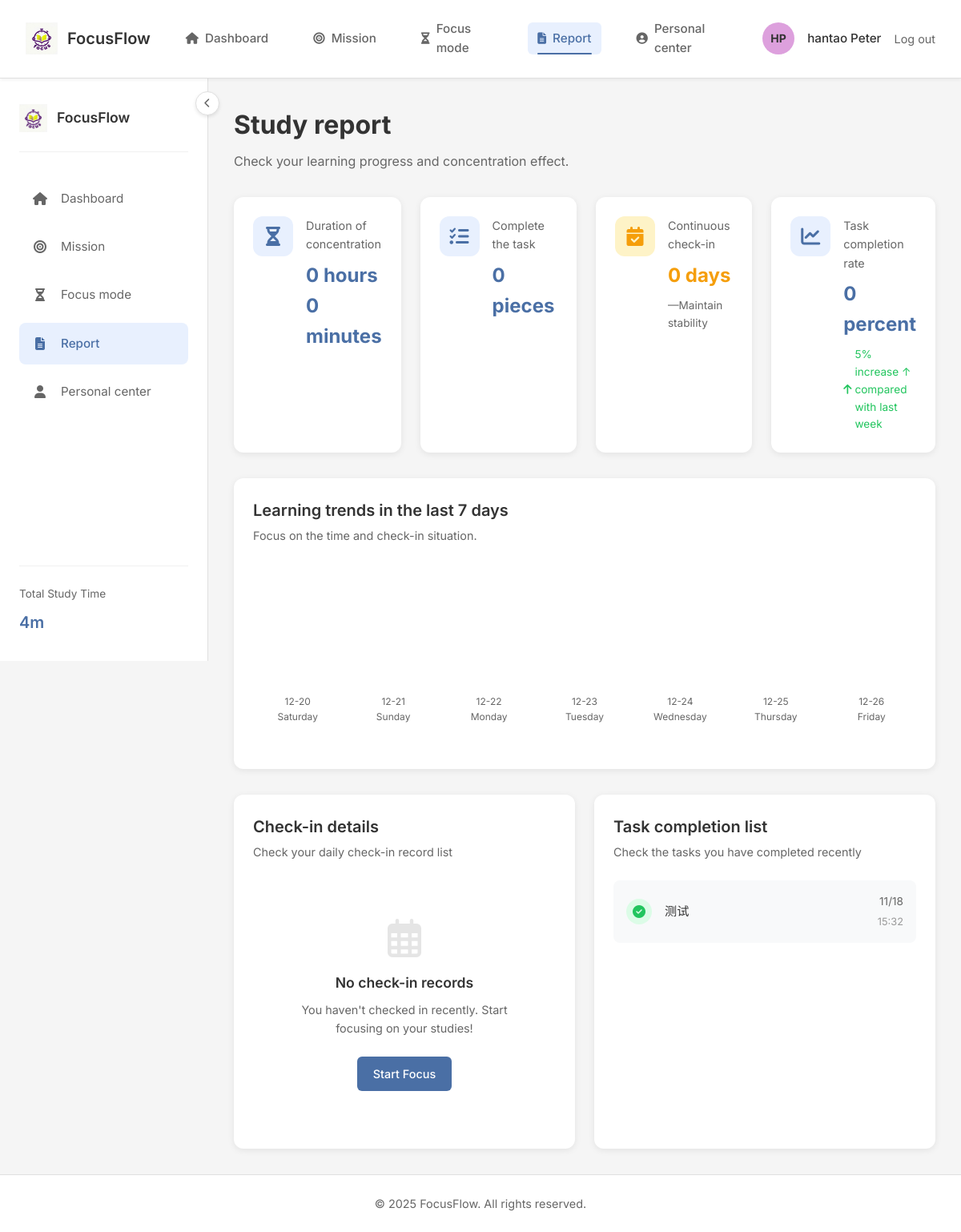
The app's page /reports (signed in) with its own data.
### tables this page shows
CREATE TABLE tasks (
    id INTEGER PRIMARY KEY AUTOINCREMENT,
    user_id INTEGER NOT NULL,
    title TEXT NOT NULL,
    description TEXT,
    course TEXT,
    priority TEXT DEFAULT 'medium', -- high, medium, low
    status TEXT DEFAULT 'pending', -- pending, in_progress, completed
    due_date TEXT,
    repeat TEXT, -- daily, weekly, monthly
    created_at TIMESTAMP DEFAULT CURRENT_TIMESTAMP,
    updated_at TIMESTAMP DEFAULT CURRENT_TIMESTAMP,
    FOREIGN KEY (user_id) REFERENCES users (id) ON DELETE CASCADE
);

### app.py (the view, shortened to what this page needs)
@app.route('/reports')
@login_required
def reports():
    print("[调试] 访问报告页面")
    lang = request.args.get('lang', 'en-US')
    translations = get_translations(lang)
    weekly_stats = {'focus_time': 0, 'completed_sessions': 0, 'total_sessions': 0,
                    'completed_tasks': 0, 'total_tasks': 0, 'productivity_score': 0, 'streak_days': 0}
    weekly_trend = []
    checked_in_dates = []
    user_id = session['user_id']
    conn = get_db_connection()
    try:
        week_start = (datetime.now() - timedelta(days=6)).strftime('%Y-%m-%d')
        focus_stats = conn.execute('''
            SELECT
                COUNT(*) as total_sessions,
                COUNT(CASE WHEN end_time IS NOT NULL THEN 1 END) as completed_sessions,
SUM(duration) as total_duration
            FROM focus_sessions
            WHERE user_id = ? AND date(start_time) >= ?
        ''', (user_id, week_start)).fetchone()
        total_sessions = focus_stats['total_sessions'] or 0
        completed_sessions = focus_stats['completed_sessions'] or 0
        total_duration = focus_stats['total_duration'] or 0
        focus_hours = total_duration // 60
        focus_minutes = total_duration % 60
        focus_time_info = {'hours': focus_hours, 'minutes': focus_minutes, 'total_minutes': total_duration}
        task_stats = conn.execute('''
            SELECT
                COUNT(*) as total_tasks,
                COUNT(CASE WHEN status = 'completed' THEN 1 END) as completed_tasks
            FROM tasks
            WHERE user_id = ? AND date(created_at) >= ?
        ''', (user_id, week_start)).fetchone()
        total_tasks = task_stats['total_tasks'] or 0
        completed_tasks = task_stats['completed_tasks'] or 0
        if total_tasks == 0:
            task_completion_rate = 0
        else:
            task_completion_rate = int((completed_tasks / total_tasks) * 100)
        checkin_dates = conn.execute('''
            SELECT date FROM checkins
            WHERE user_id = ?
            ORDER BY date DESC
        ''', (user_id,)).fetchall()
        streak_days = 0
        if checkin_dates:
            current_date = datetime.now().date()
            for checkin_date in checkin_dates:
                checkin_date_obj = datetime.strptime(checkin_date['date'], '%Y-%m-%d').date()
                if (current_date - checkin_date_obj).days == streak_days:
                    streak_days += 1
                else:
                    break
        weekly_stats = {
            'focus_time': focus_time_info,  # 总专注时长（小时和分钟）
            'completed_sessions': completed_sessions,  # 完成的专注会话数
            'total_sessions': total_sessions,  # 总专注会话数
            'completed_tasks': completed_tasks,  # 完成任务数
            'total_tasks': total_tasks,  # 总任务数
            'productivity_score': task_completion_rate,  # 任务完成率
            'streak_days': streak_days  # 连续签到天数
        }
        weekdays = ['Monday', 'Tuesday', 'Wednesday', 'Thursday', 'Friday', 'Saturday', 'Sunday']
        for i in range(6, -1, -1):
            date = datetime.now() - timedelta(days=i)
            date_str = date.strftime('%Y-%m-%d')
            weekday_name = weekdays[date.weekday()]
            is_checked_in = conn.execute('''
            SELECT * FROM checkins WHERE user_id = ? AND date = ?
            ''', (user_id, date_str)).fetchone() is not None
            focus_query = conn.execute('''
                SELECT SUM(duration) as total_minutes
                FROM focus_sessions
                WHERE user_id = ? AND date(start_time) = ?
            ''', (user_id, date_str)).fetchone()
            daily_minutes = focus_query['total_minutes'] or 0
            daily_hours = daily_minutes // 60
            daily_minutes_remainder = daily_minutes % 60
            focus_time = {'hours': daily_hours, 'minutes': daily_minutes_remainder}
            completed_tasks_day = conn.execute('''
                SELECT t.id, t.title, t.description, t.course, t.updated_at as completion_time
                FROM tasks t
                WHERE t.user_id = ? AND t.status = 'completed' AND date(t.updated_at) = ?
                ORDER BY t.updated_at DESC
            ''', (user_id, date_str)).fetchall()
            tasks_data = []
            weekly_trend.append({
                'day': weekday_name,
                'value': daily_minutes,  # 保留原始分钟数用于图表计算
                'focus_time': focus_time,  # 添加小时和分钟的字典用于显示
                'date': date_str,
                'date_display': date.strftime('%m月%d日'),
                'checked_in': is_checked_in,
                'tasks': tasks_data,  # 添加任务数据
                'task_count': len(tasks_data)  # 添加任务数量
            })
        checked_in_dates = []
        for trend_data in weekly_trend:
            if trend_data['checked_in']:
                daily_minutes = trend_data['value']
                daily_hours = daily_minutes // 60
                daily_minutes_remainder = daily_minutes % 60
                focus_time = {'hours': daily_hours, 'minutes': daily_minutes_remainder}
                checked_in_dates.append({
                    'date': trend_data['date'],
                    'date_display': trend_data['date_display'],
                    'day': trend_data['day'],
                    'focus_hours': focus_time,  # 使用小时和分钟的字典
                    'value': trend_data['value']  # 保留原始分钟数
                })
        completed_tasks_query = conn.execute('''
            SELECT t.id, t.title, t.course, t.updated_at as completion_time
            FROM tasks t
            WHERE t.user_id = ? AND t.status = 'completed'
            ORDER BY t.updated_at DESC
            LIMIT 20
        ''', (user_id,)).fetchall()
        completed_tasks_list = []
        for task in completed_tasks_query:
            try:
                if isinstance(task['completion_time'], str):
                    completion_time = datetime.strptime(task['completion_time'], '%Y-%m-%d %H:%M:%S')
                else:
                    completion_time = datetime.fromisoformat(str(task['completion_time']))
                completed_tasks_list.append({
                    'id': task['id'],
                    'title': task['title'],
                    'course': task['course'] if task['course'] else None,
                    'completion_date': completion_time.strftime('%m/%d'),
                    'completion_time': completion_time.strftime('%H:%M')
                })
            except Exception as e:
                print(f"[调试] 解析任务完成时间时出错: {str(e)}")
                completed_tasks_list.append({
                    'id': task['id'],
                    'title': task['title'],
                    'course': task['course'] if task['course'] else None,
                    'completion_date': datetime.now().strftime('%m/%d'),
                    'completion_time': datetime.now().strftime('%H:%M')
                })
    except Exception as e:
        print(f"[调试] 报告页面出现错误: {str(e)}")
        completed_tasks_list = []
    finally:
        conn.close()
    return render_template('reports.html', translations=translations, lang=lang, weekly_stats=weekly_stats,
                           weekly_trend=weekly_trend, checked_in_dates=checked_in_dates,
                           completed_tasks_list=completed_tasks_list)

### templates/reports.html (shortened to what this page needs)
{% extends "base.html" %}
{% block content %}
<div class="reports-container">
    <div class="page-header">
        <h1 class="page-title">Study report</h1>
        <p class="page-subtitle">Check your learning progress and concentration effect.</p>
    </div>
    <div class="stats-grid modern-grid">
        <div class="stat-card stat-card-modern">
            <div class="stat-icon time-icon">
                <i class="fas fa-hourglass-half"></i>
            </div>
            <div class="stat-content">
                <div class="stat-label">Duration of concentration</div>
                <div class="stat-value highlight">{{ weekly_stats.focus_time.hours|default('0') }} hours {{ weekly_stats.focus_time.minutes|default('0') }} minutes</div>
            </div>
        </div>
        <div class="stat-card stat-card-modern">
            <div class="stat-icon tasks-icon">
                <i class="fas fa-tasks"></i>
            </div>
            <div class="stat-content">
                <div class="stat-label">Complete the task</div>
                <div class="stat-value highlight">{{ weekly_stats.completed_tasks|default('0') }} pieces</div>
            </div>
        </div>
        <div class="stat-card stat-card-modern">
            <div class="stat-icon streak-icon">
                <i class="fas fa-calendar-check"></i>
            </div>
            <div class="stat-content">
                <div class="stat-label">Continuous check-in</div>
                <div class="stat-value highlight streak-value">{{ weekly_stats.streak_days|default('0') }} day{{ 's' if weekly_stats.streak_days|default(0) != 1 else '' }}</div>
                <div class="stat-change neutral">—Maintain stability</div>
            </div>
        </div>
        <div class="stat-card stat-card-modern">
            <div class="stat-icon productivity-icon">
                <i class="fas fa-chart-line"></i>
            </div>
            <div class="stat-content">
                <div class="stat-label">Task completion rate</div>
                <div class="stat-value highlight">{{ weekly_stats.productivity_score|default('0') }} percent</div>
                <div class="stat-change positive">
                    <i class="fas fa-arrow-up"></i> 5% increase ↑ compared with last week
                </div>
            </div>
        </div>
    </div>
    <div class="learning-chart card-shadow">
        <div class="section-header">
            <div>
                <h2>Learning trends in the last 7 days</h2>
                <p class="section-subtitle">Focus on the time and check-in situation.</p>
            </div>
        </div>
        <div class="chart-placeholder enhanced-chart">
            <div class="chart-bars modern-chart-bars">
                {% for day_data in weekly_trend %}
                <div class="chart-bar modern-chart-bar">
                    <span class="bar-label">{{ day_data.date[-5:] }}<br>{{ day_data.day }}</span>
                </div>
                {% endfor %}
            </div>
        </div>
    </div>
    <div class="reports-details-grid">
        <div class="checkin-details card-shadow">
            <div class="section-header">
                <div>
                    <h2>Check-in details</h2>
                    <p class="section-subtitle">Check your daily check-in record list</p>
                </div>
            </div>
            {% if checked_in_dates %}
            <div class="checkin-dates-list">
                {% for checkin in checked_in_dates|sort(reverse=true, attribute='date') %}
                <div class="checkin-date-item modern-checkin-item">
                    <div class="checkin-date-info">
                        <span class="checkin-day">{{ checkin.day }}</span>
                        <span class="checkin-date">{{ checkin.date_display }}</span>
                    </div>
                    <div class="checkin-stats">
                        <span class="checkin-focus-time">
                            <i class="fas fa-clock"></i>
                            {{ checkin.focus_hours.hours|default('0') }}h {{ checkin.focus_hours.minutes|default('0') }}m
                        </span>
                        <span class="checkin-badge"><i class="fas fa-check-circle"></i> Checked in</span>
                    </div>
                </div>
                {% endfor %}
            </div>
            {% else %}
            <div class="empty-state enhanced-empty-state">
                <div class="empty-icon-container">
                    <i class="far fa-calendar-alt empty-icon-large"></i>
                </div>
                <p class="empty-title">No check-in records</p>
                <p class="empty-subtitle">You haven't checked in recently. Start focusing on your studies!</p>
                <a href="{{ url_for('focus', lang=lang) }}" class="btn btn-primary btn-small">Start Focus</a>
            </div>
            {% endif %}
        </div>
        <div class="completed-tasks card-shadow">
            <div class="section-header">
                <div>
                    <h2>Task completion list</h2>
                    <p class="section-subtitle">Check the tasks you have completed recently</p>
                </div>
            </div>
            {% if completed_tasks_list %}
            <div class="completed-tasks-list">
                {% for task in completed_tasks_list %}
                <div class="completed-task-item modern-task-item">
                    <div class="task-icon-completed">
                        <i class="fas fa-check-circle"></i>
                    </div>
                    <div class="task-info-completed">
                        <span class="task-title-completed">{{ task.title }}</span>
                    </div>
                    <div class="task-completion-time">
                        {% if task.completion_time %}
                        <span class="completion-date">{{ task.completion_date }}</span>
                        <span class="completion-time">{{ task.completion_time }}</span>
                        {% endif %}
                    </div>
                </div>
                {% endfor %}
            </div>
            {% endif %}
        </div>
    </div>
</div>
{% endblock %}

### records on screen
tasks: title "测试", completion_date "11/18", completion_time "15:32"

### other values on screen
{{ g.initials|default('UU') }} "HP"
{{ g.user_name|default('User') }} "hantao Peter"
{{ g.total_study_time|default('0h 0m') }} "4m"
{{ weekly_stats.focus_time.hours|default('0') }} "0"
{{ weekly_stats.focus_time.minutes|default('0') }} "0"
{{ weekly_stats.completed_tasks|default('0') }} "0"
{{ weekly_stats.streak_days|default('0') }} "0"
{{ 's' if weekly_stats.streak_days|default(0) != 1 else '' }} "s"
{{ weekly_stats.productivity_score|default('0') }} "0"
{{ day_data.date[-5:] }} "12-20" "12-21" "12-22" "12-23" "12-24" "12-25" "12-26"
{{ day_data.day }} "Saturday" "Sunday" "Monday" "Tuesday" "Wednesday" "Thursday" "Friday"
